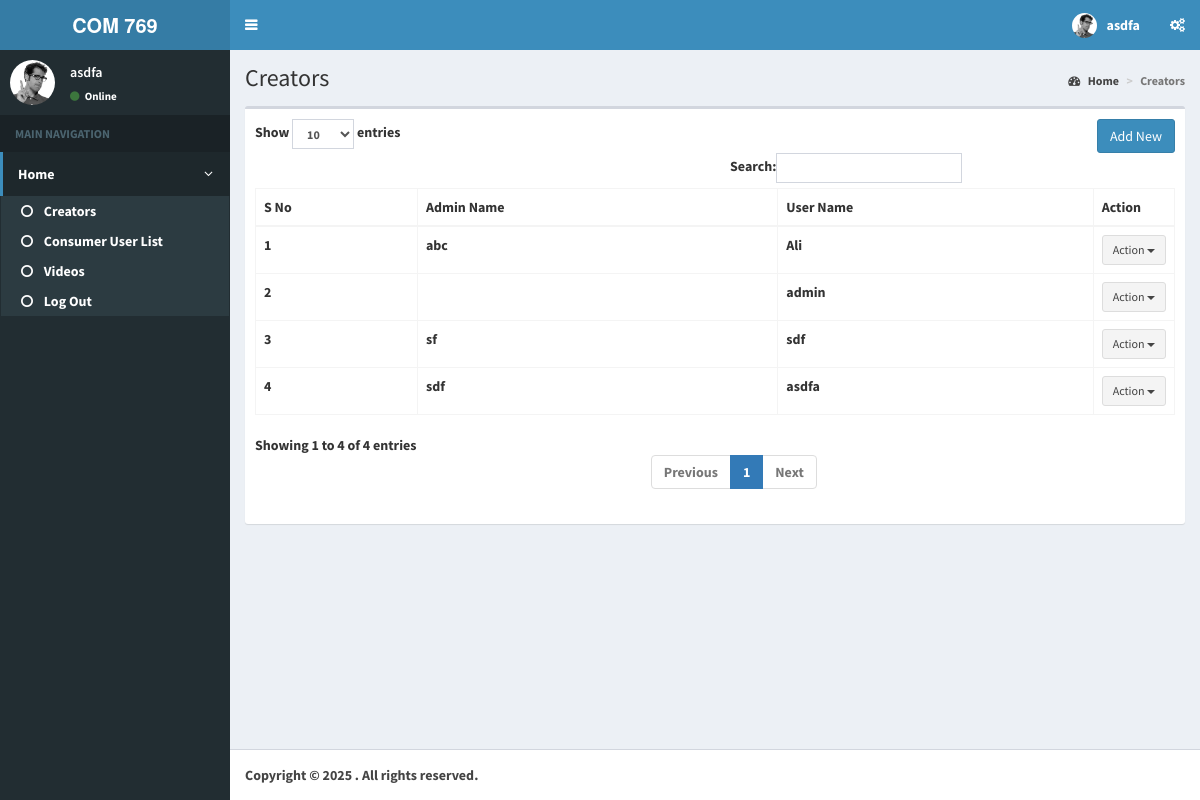
The page /creatorpanel/index.php?cmd=creators (signed in) on the database its author committed.
### tables this page shows
CREATE TABLE `menu` (
  `id` int(11) NOT NULL,
  `icon` varchar(50) NOT NULL,
  `cmd` varchar(50) NOT NULL,
  `title` varchar(50) NOT NULL,
  `grp` int(11) NOT NULL,
  `template` varchar(40) NOT NULL,
  `type` int(11) NOT NULL
);

### creatorpanel/apis/MysqliDb.php (called while the page is built, shortened)
<?php
class MysqliDb
{
    public static $prefix = '';
    protected $_mysqli;
    protected $_query;
    protected $_queryOptions = array();
    protected $_orderBy = array();
    protected $_groupBy = array();
    protected $_bindParams = array('');
    protected $host;
    protected $_username;
    protected $_password;
    protected $db;
    protected $port;
    protected $charset;
    public $returnType = 'array';
    protected $_nestJoin = false;
    private $_tableName = '';
    protected $_mapKey = null;
    public function __construct($host = null, $username = null, $password = null, $db = null, $port = null, $charset = 'utf8')
    {
        $isSubQuery = false;
        if (is_object($host)) {
            $this->_mysqli = $host;
        } else {
            $this->host = $host;
        }
        $this->_username = $username;
        $this->_password = $password;
        $this->db = $db;
        $this->port = $port;
        $this->charset = $charset;
    }
    public function connect()
    {
        $this->_mysqli = new mysqli($this->host, $this->_username, $this->_password, $this->db, $this->port);
        if ($this->charset) {
            $this->_mysqli->set_charset($this->charset);
        }
    }
    public function mysqli()
    {
        return $this->_mysqli;
    }
    protected function reset()
    {
        $this->_orderBy = array();
        $this->_groupBy = array();
        $this->_bindParams = array('');
        $this->_query = null;
        $this->_queryOptions = array();
        $this->returnType = 'array';
        $this->_nestJoin = false;
        $this->_forUpdate = false;
        $this->_lockInShareMode = false;
        $this->_tableName = '';
        $this->_updateColumns = null;
        $this->_mapKey = null;
    }
    public function get($tableName, $numRows = null, $columns = '*')
    {
        $column = is_array($columns) ? implode(', ', $columns) : $columns;
        if (strpos($tableName, '.') === false) {
            $this->_tableName = self::$prefix . $tableName;
        } else {
            $this->_tableName = $tableName;
        }
        $this->_query = 'SELECT ' . implode(' ', $this->_queryOptions) . ' ' .
            $column . " FROM " . $this->_tableName;
        $stmt = $this->_buildQuery($numRows);
        $stmt->execute();
        $res = $this->_dynamicBindResults($stmt);
        return $res;
    }
    public function getOne($tableName, $columns = '*')
    {
        $res = $this->get($tableName, 1, $columns);
        if ($res instanceof MysqliDb) {
            return $res;
        } elseif (is_array($res) && isset($res[0])) {
            return $res[0];
        } elseif ($res) {
            return $res;
        }
        return null;
    }
    protected function _determineType($item)
    {
        switch (gettype($item)) {
            case 'NULL':
            case 'string':
                return 's';
                break;
        }
        return '';
    }
    protected function _bindParam($value)
    {
        $this->_bindParams[0] .= $this->_determineType($value);
        array_push($this->_bindParams, $value);
    }
    protected function _buildPair($operator, $value)
    {
        if (!is_object($value)) {
            return ' ' . $operator . ' ? ';
        }
        $subQuery = $value->getSubQuery();
        return " " . $operator . " (" . $subQuery['query'] . ") " . $subQuery['alias'];
    }
    protected function _buildQuery($numRows = null, $tableData = null)
    {
        $stmt = $this->_prepareQuery();
        if (count($this->_bindParams) > 1) {
            call_user_func_array(array($stmt, 'bind_param'), $this->refValues($this->_bindParams));
        }
        return $stmt;
    }
    protected function _dynamicBindResults(mysqli_stmt $stmt)
    {
        $parameters = array();
        $results = array();
        $mysqlLongType = 252;
        $shouldStoreResult = false;
        $meta = $stmt->result_metadata();
        $row = array();
        while ($field = $meta->fetch_field()) {
            if ($this->_nestJoin && $field->table != $this->_tableName) {
                $field->table = substr($field->table, strlen(self::$prefix));
                $row[$field->table][$field->name] = null;
                $parameters[] = & $row[$field->table][$field->name];
            } else {
                $row[$field->name] = null;
                $parameters[] = & $row[$field->name];
            }
        }
        call_user_func_array(array($stmt, 'bind_result'), $parameters);
        while ($stmt->fetch()) {
            if ($this->returnType == 'object') {
                $result = new stdClass ();
                foreach ($row as $key => $val) {
                    if (is_array($val)) {
                        $result->$key = new stdClass ();
                        foreach ($val as $k => $v) {
                            $result->$key->$k = $v;
                        }
                    } else {
                        $result->$key = $val;
                    }
                }
            } else {
                $result = array();
                foreach ($row as $key => $val) {
                    if (is_array($val)) {
                        foreach ($val as $k => $v) {
                            $result[$key][$k] = $v;
                        }
                    } else {
                        $result[$key] = $val;
                    }
                }
            }
            if ($this->_mapKey) {
                $results[$row[$this->_mapKey]] = count($row) > 2 ? $result : end($result);
            } else {
                array_push($results, $result);
            }
        }
        return $results;
    }
    protected function _buildCondition($operator, &$conditions)
    {
        if (empty($conditions)) {
            return;
        }
        $this->_query .= ' ' . $operator;
        foreach ($conditions as $cond) {
            list ($concat, $varName, $operator, $val) = $cond;
            $this->_query .= " " . $concat . " " . $varName;
            switch (strtolower($operator)) {
                default:
                    if (is_array($val)) {
                        $this->_bindParams($val);
                    } elseif ($val === null) {
                        $this->_query .= ' ' . $operator . " NULL";
                    } elseif ($val != 'DBNULL' || $val == '0') {
                        $this->_query .= $this->_buildPair($operator, $val);
                    }
            }
        }
    }
    protected function _buildGroupBy()
    {
        if (empty($this->_groupBy)) {
            return;
        }
        $this->_query .= " GROUP BY ";
        $this->_query = rtrim($this->_query, ', ') . " ";
    }
    protected function _buildOrderBy()
    {
        if (empty($this->_orderBy)) {
            return;
        }
        $this->_query .= " ORDER BY ";
        $this->_query = rtrim($this->_query, ', ') . " ";
    }
    protected function _buildLimit($numRows)
    {
        if (!isset($numRows)) {
            return;
        }
        if (is_array($numRows)) {
            $this->_query .= ' LIMIT ' . (int) $numRows[0] . ', ' . (int) $numRows[1];
        } else {
            $this->_query .= ' LIMIT ' . (int) $numRows;
        }
    }
    protected function _prepareQuery()
    {
        if (!$stmt = $this->mysqli()->prepare($this->_query)) {
            $msg = $this->mysqli()->error . " query: " . $this->_query;
            $num = $this->mysqli()->errno;
            $this->reset();
            throw new Exception($msg, $num);
        }
        return $stmt;
    }
    protected function refValues(array &$arr)
    {
        if (strnatcmp(phpversion(), '5.3') >= 0) {
            $refs = array();
            foreach ($arr as $key => $value) {
                $refs[$key] = & $arr[$key];
            }
            return $refs;
        }
        return $arr;
    }
    protected function replacePlaceHolders($str, $vals)
    {
        $i = 1;
        $newStr = "";
        while ($pos = strpos($str, "?")) {
            $val = $vals[$i++];
            $newStr .= substr($str, 0, $pos) . "'" . $val . "'";
            $str = substr($str, $pos + 1);
        }
        $newStr .= $str;
        return $newStr;
    }
}

### creatorpanel/connection.php (called while the page is built)
<?php
    include_once 'apis/MysqliDB.php';
$db = new MysqliDb('localhost','root',                  '',    'assignment1');
?>

### creatorpanel/adminlist.php (the view, shortened to what this page needs)
<?php
include_once('connection.php');
$listdata = $db->get('admin');
?>
<section class="content">
    <div class="row">
        <div class="col-xs-12">
            <div class="box">
                <div class="box-body">
<a href="javascript:;" onclick="showAjaxModal('admin-add.php?cmd=<?=$_GET['cmd']?>');"
    class="btn btn-primary pull-right">
        <i class="entypo-plus-circled"></i>
        Add New </a>
                    <table id="data" class="table table-bordered table-hover">
                        <thead>
                            <tr>
                                <th>S No</th>
                                <th>Admin Name</th>
                                <th>User Name</th>
                                <th>Action</th>
                            </tr>
                        </thead>
                        <tbody>
                            <?php
							$i=0;
							foreach($listdata as $row) {
								$i = $i+1;
                            ?>
                            <tr>
                                <td><?=$i?></td>
                                <td><?=$row['adminname'] ?></td>
                                <td><?=$row['username'] ?></td>
                                <td class="col-md-1"><div class="btn-group">
            <button typ e="button" class="btn btn-default btn-sm dropdown-toggle" data-toggle="dropdown"> Action <span class="caret"></span> </button>
        </div></td>
                            </tr>
                            <?php }?>
                        </tbody>
                    </table>
                </div>
            </div>
        </div>
    </div>
</section>

### creatorpanel/index.php (shortened to what this page needs)
<?php
include_once('connection.php');
$mUserName = '';
if (!isset($_SESSION['USERNAME'])){
    header('Location: login.php');
}
else
    $mUserName = $_SESSION['USERNAME'];
$mCmd = "home";
if (isset($_GET['cmd']))
    $mCmd = $_GET['cmd'];
$db->where("cmd", $mCmd);
$smenu = $db->getOne("menu");
if ($smenu['template'] != '') {
    $sPage = $smenu['template'];
} else {
    $sPage = 'dash.php';
}
?>
<!DOCTYPE html>
<html>
    <head>
        <link rel="stylesheet" href="bootstrap/css/bootstrap.min.css">
        <link rel="stylesheet" href="assets/css/font-awesome.min.css">
        <link rel="stylesheet" href="assets/css/ionicons.min.css">
        <link rel="stylesheet" href="dist/css/AdminLTE.min.css">
        <link rel="stylesheet" href="dist/css/skins/_all-skins.min.css">
        <link rel="stylesheet" href="plugins/iCheck/flat/blue.css">
        <link rel="stylesheet" href="plugins/morris/morris.css">
        <link rel="stylesheet" href="plugins/jvectormap/jquery-jvectormap-1.2.2.css">
        <link rel="stylesheet" href="plugins/datepicker/datepicker3.css">
        <link rel="stylesheet" href="plugins/daterangepicker/daterangepicker.css">
        <link rel="stylesheet" href="plugins/bootstrap-wysihtml5/bootstrap3-wysihtml5.min.css">
    </head>
    <body class="hold-transition skin-blue sidebar-mini">
        <div class="wrapper">
            <?php require_once ("header.php"); ?>
            <?php require_once("sidebar.php"); ?>
            <div class="content-wrapper">
                <section class="content-header">
                    <h1>
                        <?= $smenu['title']; ?>
                    </h1>
                    <ol class="breadcrumb">
                        <li><a href="#"><i class="fa fa-dashboard"></i> Home</a></li>
                        <li class="active"><?= $smenu['title']; ?></li>
                    </ol>
                </section>
                <?php
                include_once $sPage;
                ?>
            </div>
            <footer class="main-footer">
                <strong>Copyright &copy; 2025 <a href="#"></a>.</strong> All rights
                reserved.
            </footer>
        </div>
    </body>
</html>

### creatorpanel/sidebar.php
<?php
$menu = $db->get('menu');
?>
<aside class="main-sidebar">
    <section class="sidebar">
      <div class="user-panel">
        <div class="pull-left image">
          <img src="dist/img/user2-160x160.jpg" class="img-circle" alt="User Image">
        </div>
        <div class="pull-left info">
          <p><?=$mUserName?></p>
          <a href="#"><i class="fa fa-circle text-success"></i> Online</a>
        </div>
      </div>
      <ul class="sidebar-menu">
        <li class="header">MAIN NAVIGATION</li>
        <?php
		$i=0;
		while ( $i<count($menu))
		{
			?>
        <li class="active treeview">
          <a href="#">
            <i class=""></i> <span><?php echo $menu[$i]['title'];?></span>
            <span class="pull-right-container">
              <i class="fa fa-angle-left pull-right"></i>
            </span>
          </a>
          <ul class="treeview-menu">
          <?php $i++;
		  while($i<count($menu) && $menu[$i]['grp'] == false)
		  { ?>
            <li class="active"><a href="index.php?cmd=<?=$menu[$i]['cmd']?>"><i class="fa fa-circle-o"></i> <?=$menu[$i]['title']?></a></li> <?php $i++;
			 }?>
           </ul>
        </li>
        <?php }?>
      </ul>
    </section>
  </aside>

### rows shown on the page
menu: title "Home"
menu: title "Creators"
menu: title "Consumer User List"
menu: title "Videos"
menu: title "Log Out"

### other values the page prints
$mUserName "asdfa"
$row['adminname'] "abc"
$row['username'] "Ali"
$row['username'] "admin"
$row['adminname'] "sf"
$row['username'] "sdf"
$row['adminname'] "sdf"
$row['username'] "asdfa"
